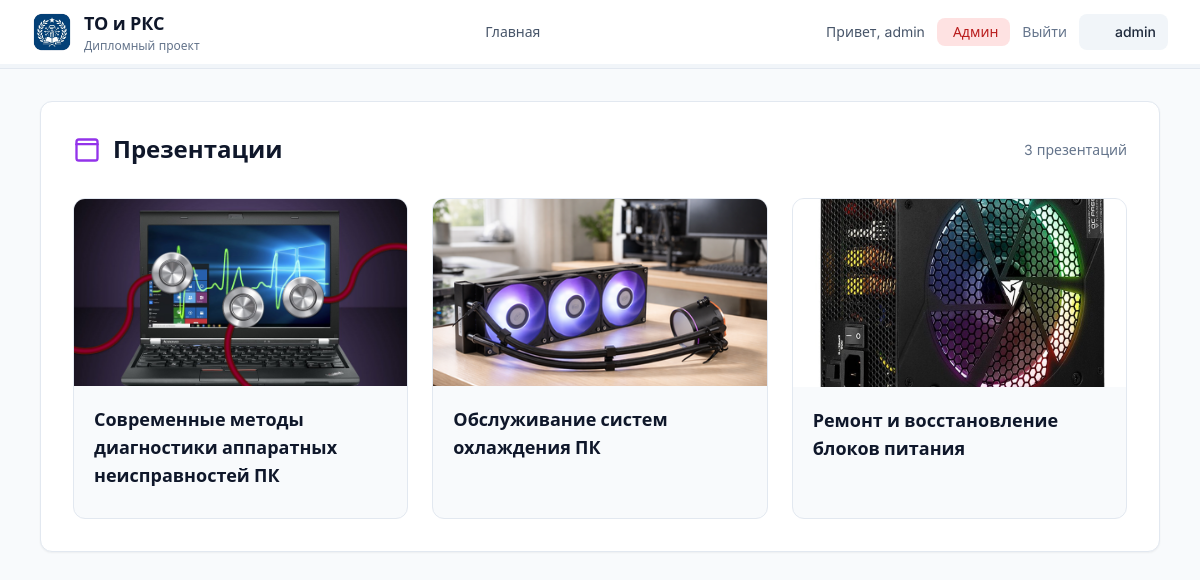
/presentations (signed in), run on the app's committed database.
### tables this page shows
CREATE TABLE presentations (
            id INTEGER PRIMARY KEY AUTOINCREMENT,
            title TEXT NOT NULL,
            description TEXT,
            cover_image TEXT,
            pptx_filename TEXT,
            order_num INTEGER DEFAULT 0,
            created_at TIMESTAMP DEFAULT CURRENT_TIMESTAMP
        , slides_json TEXT);

### app.py (the view)
@app.route('/presentations')
def presentations():
    if 'user_id' not in session:
        return redirect(url_for('login'))
    conn = get_db_connection()
    pres = conn.execute('SELECT * FROM presentations ORDER BY order_num, created_at DESC').fetchall()
    conn.close()
    return render_template('presentations.html', presentations=pres)

### app.py (called while the page is built)
def get_db_connection():
    conn = sqlite3.connect(Config.DATABASE)
    conn.row_factory = sqlite3.Row
    return conn

### templates/presentations.html (shortened to what this page needs)
{% extends "base.html" %}
{% block nav %}
<a href="{{ url_for('index') }}" class="text-sm font-medium text-slate-600 hover:text-blue-600 transition">Главная</a>
{% endblock %}
{% block main %}
<main class="max-w-6xl mx-auto px-4 py-8">
    <div class="bg-white rounded-xl shadow-sm border border-slate-200 p-8">
        <div class="flex items-center justify-between mb-8">
            <h1 class="text-2xl font-bold text-slate-900 flex items-center gap-3">
                <svg xmlns="http://www.w3.org/2000/svg" width="28" height="28" viewBox="0 0 24 24" fill="none" stroke="currentColor" stroke-width="2" stroke-linecap="round" stroke-linejoin="round" class="text-purple-600"><rect width="18" height="18" x="3" y="3" rx="2"/><path d="M3 7h18"/></svg>
                Презентации
            </h1>
            <span class="text-sm text-slate-500">{{ presentations|length }} презентаций</span>
        </div>
        {% if presentations %}
        <div class="grid grid-cols-1 md:grid-cols-2 lg:grid-cols-3 gap-6">
            {% for pres in presentations %}
            <a href="{{ url_for('presentation_view', pres_id=pres.id) }}" class="group block bg-slate-50 rounded-xl border border-slate-200 hover:border-purple-300 hover:shadow-lg transition-all duration-200 overflow-hidden">
                {% if pres.cover_image %}
                <div class="aspect-video bg-slate-200 overflow-hidden">
                    <img src="{{ url_for('static', filename='uploads/lessons/' + pres.cover_image) }}" alt="{{ pres.title }}" class="w-full h-full object-cover group-hover:scale-105 transition-transform duration-300">
                </div>
                {% endif %}
                <div class="p-5">
                    <h3 class="font-bold text-slate-900 text-lg mb-2 group-hover:text-purple-700 transition-colors">{{ pres.title }}</h3>
                </div>
            </a>
            {% endfor %}
        </div>
        {% endif %}
    </div>
</main>
{% endblock %}

### templates/base.html (shortened to what this page needs)
<!DOCTYPE html>
<html lang="ru">
<head>
    <script src="https://cdn.tailwindcss.com"></script>
    <link href="{{ url_for('static', filename='css/style.css') }}" rel="stylesheet">
</head>
<body class="text-slate-800 min-h-screen">
    {% block header %}
    <header class="bg-white border-b border-slate-200 sticky top-0 z-50">
        <div class="max-w-7xl mx-auto px-4 sm:px-6 lg:px-8">
            <div class="flex items-center justify-between h-16">
                <div class="flex items-center gap-3">
                    <img src="{{ url_for('static', filename='uploads/image-Photoroom.png') }}" class="w-10 h-10 rounded-lg object-contain bg-white">
                    <div>
                        <h1 class="text-lg font-bold text-slate-900">ТО и РКС</h1>
                        <p class="text-xs text-slate-500">Дипломный проект</p>
                    </div>
                </div>
                <nav class="flex items-center gap-4">
                    {% block nav %}{% endblock %}
                </nav>
                <div class="flex items-center gap-3">
                    {% if session.get('user_id') %}
                    <span class="text-sm text-slate-600">Привет, {{ session.get('username', 'Студент') }}</span>
                    {% if session.get('is_admin') %}
                    <a href="{{ url_for('admin') }}" class="bg-red-100 text-red-700 px-3 py-1 rounded-lg text-sm font-medium hover:bg-red-200 transition">
                         Админ
                    </a>
                    {% endif %}
                    <a href="{{ url_for('logout') }}" class="text-slate-500 hover:text-slate-700 transition text-sm">Выйти</a>
                    {% endif %}
                    <button onclick="openProfileModal()" class="flex items-center gap-2 bg-slate-100 hover:bg-slate-200 px-3 py-2 rounded-lg transition">
                        <i data-lucide="user" class="w-4 h-4"></i>
                        <span id="headerName" class="text-sm font-medium">{{ session.get('username', 'Студент') if session.get('user_id') else 'Студент' }}</span>
                    </button>
                </div>
            </div>
        </div>
        <div class="h-1 bg-slate-100">
        </div>
    </header>
    {% endblock %}
    {% block main %}{% endblock %}
</body>
</html>

### static/css/style.css (style rules this page uses)
* { font-family: 'Inter', 'Segoe UI', system-ui, sans-serif; }
body { background: #F8FAFC; }

### data on the page
presentations: cover_image (picture), title "Современные методы диагностики аппаратных неисправностей ПК"
presentations: cover_image (picture), title "Обслуживание систем охлаждения ПК"
presentations: cover_image (picture), title "Ремонт и восстановление блоков питания"

### other printed values
{{ session.get('username', 'Студент') }} "admin"
{{ presentations|length }} "3"
